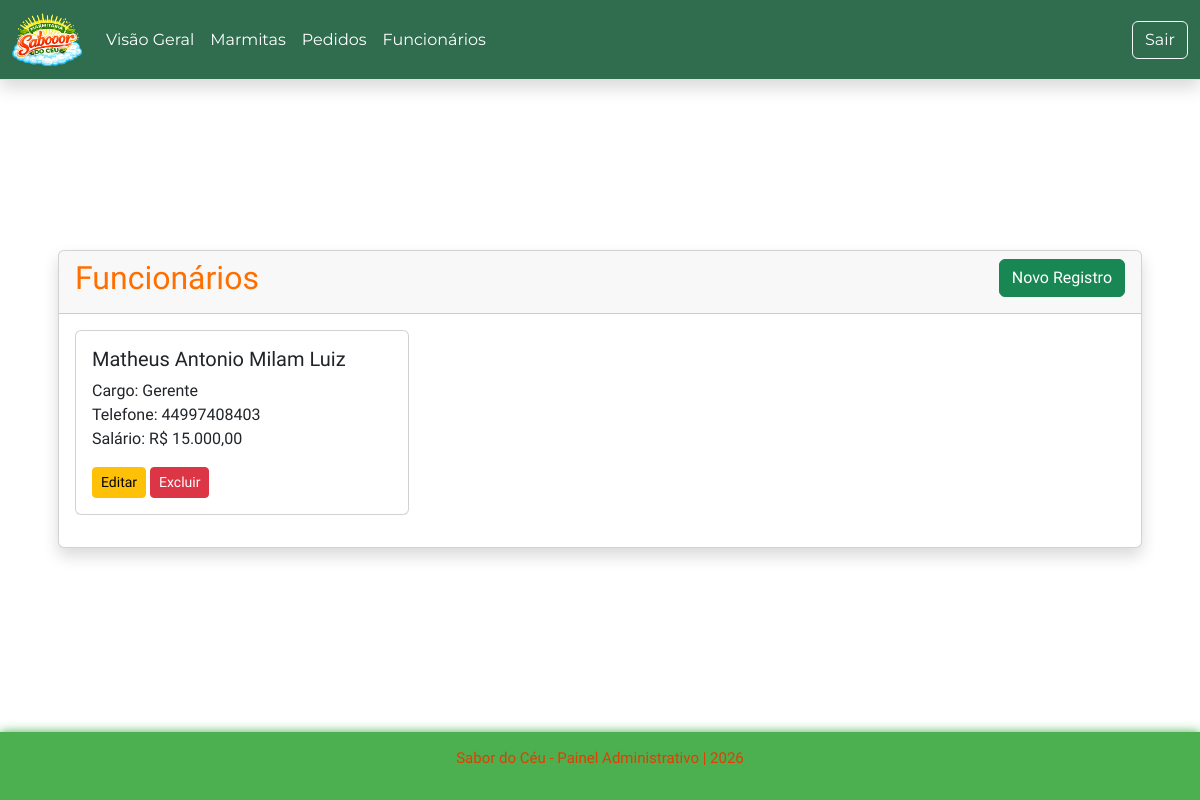
Page /admin/listar/funcionario (signed in) on the committed database.
### tables this page shows
CREATE TABLE `funcionario` (
  `id_funcionario` bigint(20) NOT NULL,
  `nm_funcionario` varchar(100) NOT NULL,
  `nr_telefone` varchar(20) DEFAULT NULL,
  `nr_salario` decimal(10,2) NOT NULL,
  `id_cargo` bigint(20) DEFAULT NULL
);

CREATE TABLE `cargo` (
  `id_cargo` bigint(20) NOT NULL,
  `nm_cargo` varchar(50) NOT NULL
);

### admin/pages/listar/funcionario.php (the view, shortened to what this page needs)
<?php
$funcionarios = $pdo->query("
    SELECT f.id_funcionario, f.nm_funcionario, c.nm_cargo, f.nr_telefone, f.nr_salario
    FROM funcionario f
    INNER JOIN cargo c ON c.id_cargo = f.id_cargo
    ORDER BY f.nm_funcionario
")->fetchAll(PDO::FETCH_OBJ);
?>
<div class="card shadow m-3">
    <div class="card-header">
        <div class="float-start">
            <h2>Funcionários</h2>
        </div>
        <div class="float-end">
            <a href="cadastrar/funcionario" class="btn btn-success">Novo Registro</a>
        </div>
    </div>
    <div class="card-body">
        <div class="row">
            <?php foreach ($funcionarios as $f) { ?>
                <div class="col-md-4 mb-3">
                    <div class="card">
                        <div class="card-body">
                            <h5 class="card-title"><?= htmlspecialchars($f->nm_funcionario) ?></h5>
                            <p class="card-text">
                                Cargo: <?= htmlspecialchars($f->nm_cargo) ?><br>
                                Telefone: <?= htmlspecialchars($f->nr_telefone) ?><br>
                                Salário: R$ <?= number_format($f->nr_salario, 2, ',', '.') ?>
                            </p>
                            <a href="cadastrar/funcionario?id=<?= $f->id_funcionario ?>" class="btn btn-sm btn-warning">Editar</a>
                            <button type="button" class="btn btn-sm btn-danger" onclick="excluir(<?= $f->id_funcionario ?>)">Excluir</button>
                        </div>
                    </div>
                </div>
            <?php } ?>
        </div>
    </div>
</div>

### css/style.css (style rules this page uses)
body { min-height: 100vh; display: flex; flex-direction: column; margin: 0; overflow-x: hidden; }
.container h2 { color: #ff6f00; text-align: center; }
h2 { color: #ff6f00; font-family: "Akt", Arial, Helvetica, sans-serif; }

### rows in the picture
funcionario: nm_funcionario "Matheus Antonio Milam Luiz", id_cargo.nm_cargo "Gerente", nr_telefone "44997408403", nr_salario "15.000,00"
